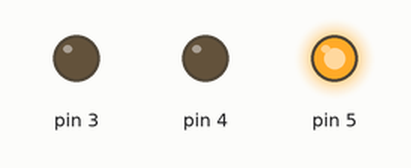
This sketch was run on a simulated Arduino Uno, built with avr-gcc and run on an emulated ATmega328P. On the bench: output pins drawn as LEDs (lit = HIGH).

Above: at 0.1 s.
At 1.1 s:
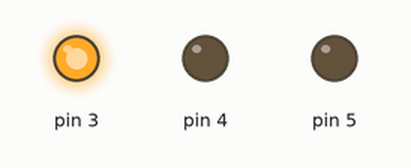
At 2.7 s:
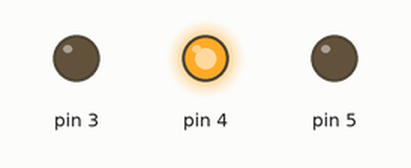
Timing chart, 0 to 3.0 s (numbered marks = the images above):
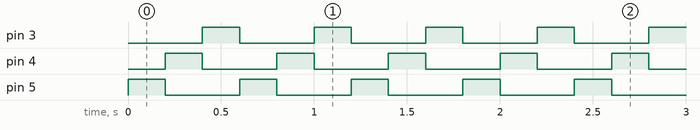

Measured:
- by itself, pin 3–5: alternates HIGH for 0.20 s and LOW for 0.40 s
- by itself, everything shown: repeats every 0.60 s, in 3 steps

The sketch:

red_flash.ino
```cpp
void setup() {
  pinMode(3, OUTPUT);
  pinMode(4, OUTPUT);
  pinMode(5, OUTPUT);
}

void loop() {
  digitalWrite(3, LOW);
  digitalWrite(5, HIGH);
  delay(200);
  digitalWrite(5, LOW);
  digitalWrite(4, HIGH);
  delay(200);
  digitalWrite(4, LOW);
  digitalWrite(3, HIGH);
  delay(200);
}
```
